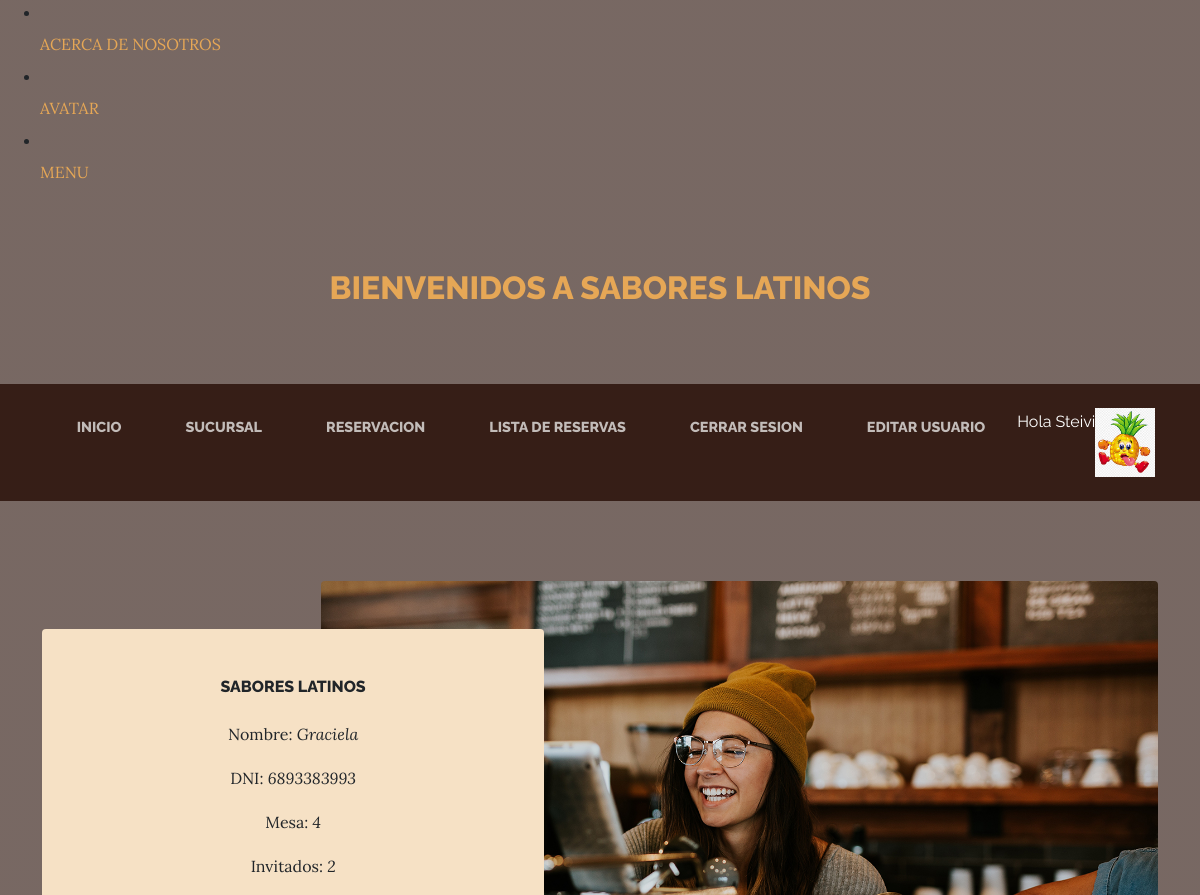
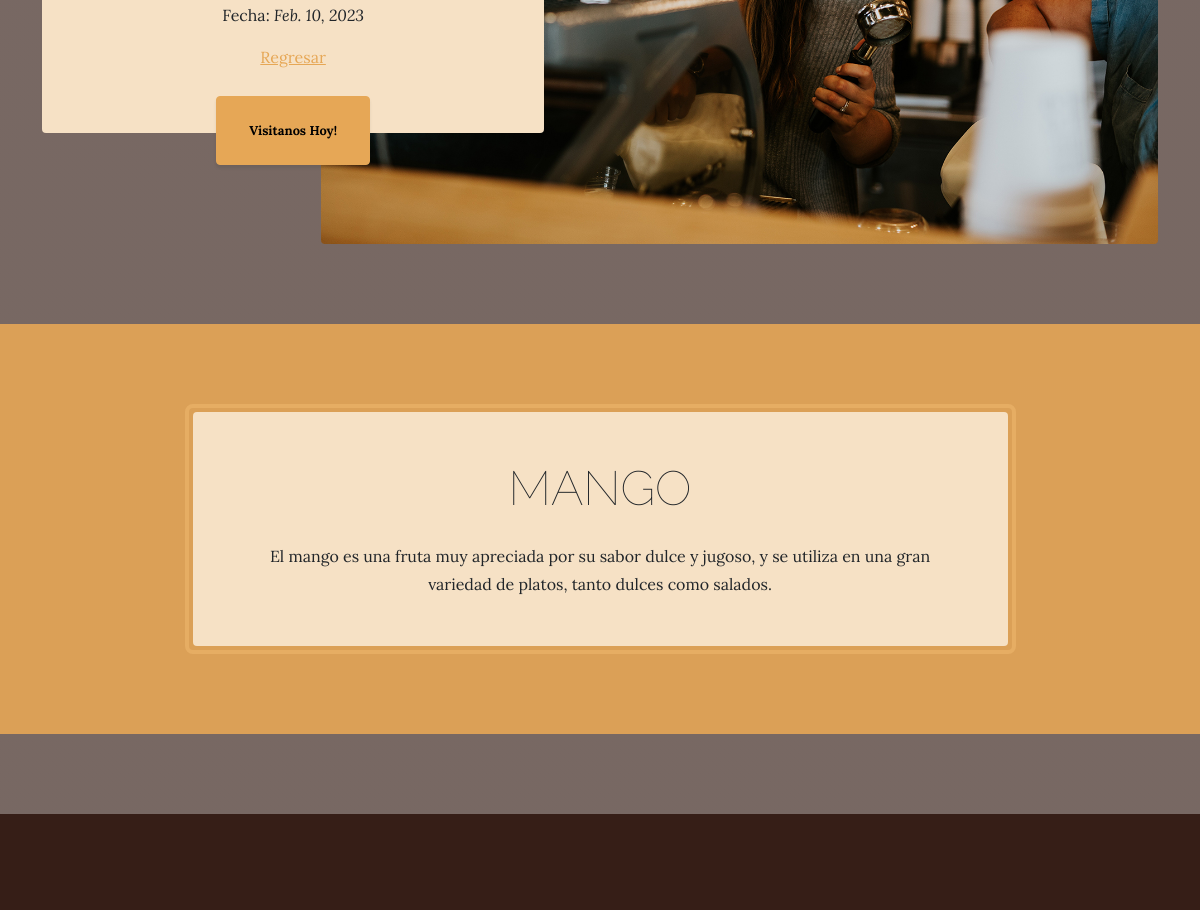
Page /Resto/reservacion/1/ (signed in) on the committed database (2 pictures, top to bottom).
### Resto/models.py (models this page shows, shortened)
class Avatar(models.Model):
    usuario = models.ForeignKey(User, on_delete=models.CASCADE)
    imagen = models.ImageField(upload_to='avatares', null=True, blank = True)

class Reservacion(models.Model):
    nombre= models.CharField(max_length=60)
    DNI= models.CharField(unique=True, max_length=10, null=True, blank=True)
    numero_mesa = models.IntegerField()
    num_invitados = models.IntegerField()
    fecha_de_reservacion = models.DateField()

### Resto/views.py (the view)
# urls.py: path('reservacion/<int:pk>/', DetalleReserva.as_view(), name= 'Detail'),
class DetalleReserva(DetailView):
    model = Reservacion
    template_name = "Resto/reservacion_detail.html"

### Resto/Templates/Resto/reservacion_detail.html
{% extends "Resto/padre.html" %}
{% load static %}
{% block titulo %}
 Bienvenidos a Sabores Latinos
{% endblock %}
{% block titulo1 %}
Sabores Latinos
{% endblock %}
{% block descripcion1 %}
<body>
    <p>Nombre: <i>{{ reservacion.nombre }}</i></p>
    <p>DNI: <i>{{ reservacion.DNI }}</i></p>
    <p>Mesa: <i>{{ reservacion.numero_mesa}}</i></p>
    <p>Invitados: <i>{{ reservacion.num_invitados}}</i></p>
    <p>Fecha: <i>{{ reservacion.fecha_de_reservacion }}</i></p>
    <a  href= "{% url 'ReservaLeer' %}"> Regresar</a>
</body>
{% endblock %}
{% block titulo4 %}
MANGO
{% endblock %}
{% block descripcion2 %}
El mango es una fruta muy apreciada por su sabor dulce y jugoso, y se utiliza en una gran variedad de platos, tanto dulces como salados.
{% endblock %}

### Resto/Templates/Resto/padre.html (shortened to what this page needs)
<!DOCTYPE html>
<html lang="en">
    <head>
        {% load static %}
        <li class="nav-item px-lg-4"><a class="nav-link text-uppercase" href="{% url 'Acercademi' %}">Acerca de nosotros</a></li>
        <li class="nav-item px-lg-4"><a class="nav-link text-uppercase" href="{% url 'Avatar' %}">Avatar</a></li>
        <li class="nav-item px-lg-4"><a class="nav-link text-uppercase" href="{% url 'Menu' %}">Menu</a></li>
        <link href="{% static 'Resto/css/styles.css' %}" rel="stylesheet" />
    </head>
    <body>
        <header>
            <h1 class="site-heading text-center text-faded d-none d-lg-block">
                <span class="site-heading-upper text-primary mb-3">
                    {% block titulo %}
                    {% endblock %}
                </span>
            </h1>
        </header>
        <nav class="navbar navbar-expand-lg navbar-dark py-lg-4" id="mainNav">
            <div class="container">
                <div class="collapse navbar-collapse" id="navbarSupportedContent">
                    <ul class="navbar-nav mx-auto">
                        <li class="nav-item px-lg-4"><a class="nav-link text-uppercase" href="{% url 'Inicio' %}">Inicio</a></li>
                        <li class="nav-item px-lg-4"><a class="nav-link text-uppercase" href="{% url 'Nueva sucursal' %}">Sucursal</a></li>
                        <li class="nav-item px-lg-4"><a class="nav-link text-uppercase" href="{% url 'Nueva Reserva' %}">Reservacion</a></li>
                        <li class="nav-item px-lg-4"><a class="nav-link text-uppercase" href="{% url 'ReservaLeer' %}">Lista de Reservas</a></li>
                        {% if request.user.is_authenticated %}
                        <li class="nav-item px-lg-4"><a class="nav-link text-uppercase" href="{% url 'Logout' %}">Cerrar Sesion</a></li>
                        <li class="nav-item px-lg-4"><a class="nav-link text-uppercase" href="{% url 'EditarUsuario' %}">Editar Usuario</a></li>
                        <p style="color: white;"> Hola {{user.username}} {{user.last_name}} </p>
                        {% with user.avatar_set.first as miAvatar %}
                        {% if miAvatar %}
                        <img src= "{{miAvatar.imagen.url}}" alt= "No encontro la imagen" style= "max-width: 60px ;">
                        {% endif %}
                        {% endwith %}
                        {% else %}
                        <li class="nav-item px-lg-4"><a class="nav-link text-uppercase" href="{% url 'Registros' %}">Registro</a></li>
                        <li class="nav-item px-lg-4"><a class="nav-link text-uppercase" href="{% url 'Login' %}">Iniciar Sesion</a></li>
                        {% endif %}
                    </ul>
                </div>
            </div>
        </nav>
        <section class="page-section clearfix">
            <div class="container">
                <div class="intro">
                    <img class="intro-img img-fluid mb-3 mb-lg-0 rounded" src="{%static 'Resto/assets/img/intro.jpg' %}" alt="..." />
                    <div class="intro-text left-0 text-center bg-faded p-5 rounded">
                        <h2 class="section-heading mb-4">
                            <span class="section-heading-upper">
                            {% block titulo1 %}
                            {% endblock %}
                            </span>
                        </h2>
                        <p class="mb-3">
                            {% block descripcion1 %}
                            {% endblock %}
                        </p>
                        <div class="intro-button mx-auto"><a class="btn btn-primary btn-xl" href="{% url 'Nueva Reserva' %}">Visitanos Hoy!</a></div>
                    </div>
                </div>
            </div>
        </section>
        <section class="page-section cta">
            <div class="container">
                <div class="row">
                    <div class="col-xl-9 mx-auto">
                        <div class="cta-inner bg-faded text-center rounded">
                            <h2 class="section-heading mb-4">
                                <span class="section-heading-lower">
                                {% block titulo4 %}
                                {% endblock %}
                                </span>
                            </h2>
                            <p class="mb-0">
                            {% block descripcion2 %}
                            {% endblock %}
                            </p>
                        </div>
                    </div>
                </div>
            </div>
        </section>
        <footer class="footer text-faded text-center py-5">
        </footer>
    </body>
</html>

### rows in the picture
Avatar: imagen (picture)
Reservacion: nombre "Graciela", DNI "6893383993", numero_mesa "4", num_invitados "2", fecha_de_reservacion "Feb. 10, 2023"

### other values in the picture
{{ user.username }} "Steivi"
